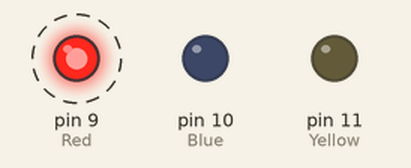
This sketch was run on a simulated Arduino Uno, built with avr-gcc and run on an emulated ATmega328P. Parts: output pins drawn as LEDs (lit = HIGH). Dashed ring = blinking.

Above: at 0.05 s.
At 2.15 s:
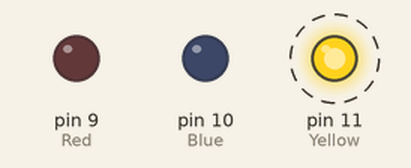
Timing chart, 0 to 3.0 s (numbered marks = the images above):
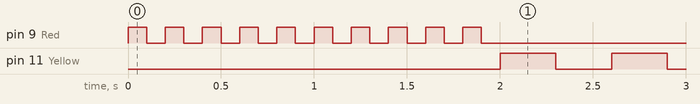

The sketch:

2LedOnOffRBY.ino
```cpp
int Red = 9 ;   //*Red  pin to 9
int Blue = 10 ; //*Blue pin to 10
int Yellow = 11 ; // * Yellow pin to 11
int RedOn = 100 ; //* red led on time
int RedOff = 100 ; //* red led off time
int BlueOn = 200 ; //* Blue led on time
int BlueOff = 200 ; //* Blue led off time
int YellowOn = 300 ; //* Yellow led on time
int YellowOff = 300 ; //* Yellow led off time
int i = 0 ;


void setup() {
  pinMode (Red, OUTPUT);
  pinMode (Yellow , OUTPUT);
  pinMode (Blue, OUTPUT);
}

void loop() {
  if (i < 10){
  digitalWrite(Red,HIGH); //RED LED ON
  delay (RedOn);
  digitalWrite (Red, LOW); //RED OFF
  delay (RedOff);
  i++ ;
  }
  else if ( i > 10 )
  {
    digitalWrite(Blue,HIGH); //Blue LED ON
    delay (BlueOn);
    digitalWrite (Blue, LOW); //Blue OFF
    delay (BlueOff);
  }
  else {
    digitalWrite(Yellow , HIGH ); //Yellow LED On
    delay (YellowOn);
    digitalWrite (Yellow , LOW ); //Yellow LED off
    delay (YellowOff);
    }
}
```

Measured:
- by itself, pin 9 (Red): alternates HIGH for 0.10 s and LOW for 0.10 s, 20 changes in all, then stays LOW
- by itself, pin 11 (Yellow): alternates HIGH for 0.30 s and LOW for 0.30 s
